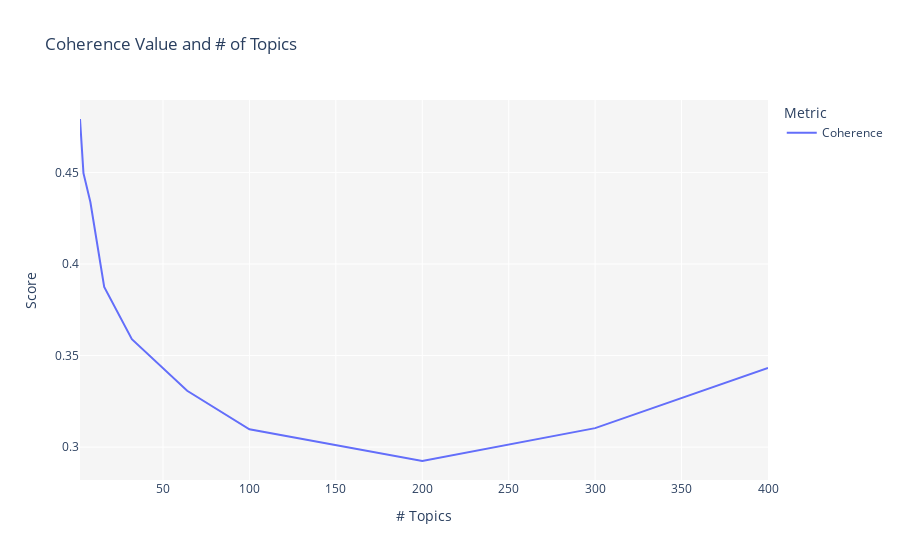

Source (notebook cell):
### Code cell
%time tuned_lsi = tune_model(model = 'lsi', multi_core = True)

### Figure 1 — Plotly figure (JSON) as saved in the notebook; plotly's stock layout.template omitted (floating-point values rounded to 4 significant figures)
{"data": [{"hovertemplate": "Metric=Coherence<br># Topics=%{x}<br>Score=%{y}<extra></extra>", "legendgroup": "Coherence", "line": {"color": "#636efa", "dash": "solid", "shape": "linear"}, "marker": {"symbol": "circle"}, "mode": "lines", "name": "Coherence", "orientation": "v", "showlegend": true, "type": "scatter", "x": [2, 4, 8, 16, 32, 64, 100, 200, 300, 400], "xaxis": "x", "y": [0.4792, 0.4497, 0.4339, 0.3875, 0.359, 0.3308, 0.3097, 0.2924, 0.3104, 0.3432], "yaxis": "y"}], "layout": {"legend": {"title": {"text": "Metric"}, "tracegroupgap": 0}, "plot_bgcolor": "rgb(245,245,245)", "title": {"text": "Coherence Value and # of Topics"}, "xaxis": {"anchor": "y", "domain": [0, 1], "title": {"text": "# Topics"}}, "yaxis": {"anchor": "x", "domain": [0, 1], "title": {"text": "Score"}}}}
